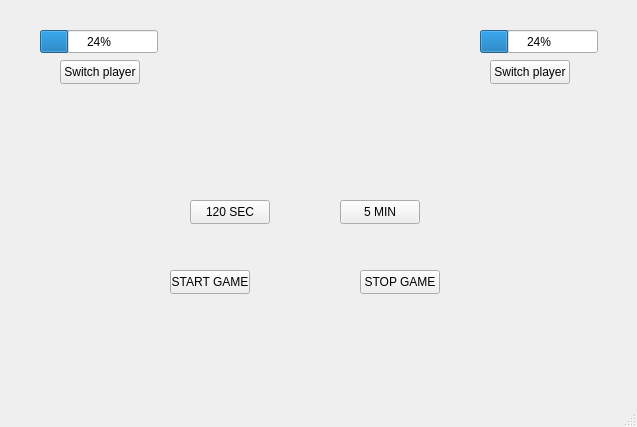
<?xml version="1.0" encoding="UTF-8"?>
<ui version="4.0">
 <class>MainWindow</class>
 <widget class="QMainWindow" name="MainWindow">
  <property name="geometry">
   <rect>
    <x>0</x>
    <y>0</y>
    <width>637</width>
    <height>427</height>
   </rect>
  </property>
  <property name="windowTitle">
   <string>MainWindow</string>
  </property>
  <widget class="QWidget" name="centralwidget">
   <widget class="QProgressBar" name="progressBar">
    <property name="geometry">
     <rect>
      <x>40</x>
      <y>30</y>
      <width>118</width>
      <height>23</height>
     </rect>
    </property>
    <property name="value">
     <number>24</number>
    </property>
   </widget>
   <widget class="QProgressBar" name="progressBar_2">
    <property name="geometry">
     <rect>
      <x>480</x>
      <y>30</y>
      <width>118</width>
      <height>23</height>
     </rect>
    </property>
    <property name="value">
     <number>24</number>
    </property>
   </widget>
   <widget class="QLabel" name="label">
    <property name="geometry">
     <rect>
      <x>50</x>
      <y>100</y>
      <width>541</width>
      <height>81</height>
     </rect>
    </property>
    <property name="font">
     <font>
      <pointsize>10</pointsize>
      <bold>true</bold>
      <kerning>true</kerning>
     </font>
    </property>
    <property name="text">
     <string/>
    </property>
   </widget>
   <widget class="QPushButton" name="switchPlayerButton">
    <property name="geometry">
     <rect>
      <x>60</x>
      <y>60</y>
      <width>80</width>
      <height>24</height>
     </rect>
    </property>
    <property name="text">
     <string>Switch player</string>
    </property>
   </widget>
   <widget class="QPushButton" name="switchPlayerButton2">
    <property name="geometry">
     <rect>
      <x>490</x>
      <y>60</y>
      <width>80</width>
      <height>24</height>
     </rect>
    </property>
    <property name="text">
     <string>Switch player</string>
    </property>
   </widget>
   <widget class="QPushButton" name="gameMode1">
    <property name="geometry">
     <rect>
      <x>190</x>
      <y>200</y>
      <width>80</width>
      <height>24</height>
     </rect>
    </property>
    <property name="text">
     <string>120 SEC</string>
    </property>
   </widget>
   <widget class="QPushButton" name="gameMode2">
    <property name="geometry">
     <rect>
      <x>340</x>
      <y>200</y>
      <width>80</width>
      <height>24</height>
     </rect>
    </property>
    <property name="text">
     <string>5 MIN</string>
    </property>
   </widget>
   <widget class="QPushButton" name="startGameButton">
    <property name="geometry">
     <rect>
      <x>170</x>
      <y>270</y>
      <width>80</width>
      <height>24</height>
     </rect>
    </property>
    <property name="text">
     <string>START GAME</string>
    </property>
   </widget>
   <widget class="QPushButton" name="stopGameButton">
    <property name="geometry">
     <rect>
      <x>360</x>
      <y>270</y>
      <width>80</width>
      <height>24</height>
     </rect>
    </property>
    <property name="text">
     <string>STOP GAME</string>
    </property>
   </widget>
  </widget>
  <widget class="QMenuBar" name="menubar">
   <property name="geometry">
    <rect>
     <x>0</x>
     <y>0</y>
     <width>637</width>
     <height>21</height>
    </rect>
   </property>
  </widget>
  <widget class="QStatusBar" name="statusbar"/>
 </widget>
 <resources/>
 <connections/>
</ui>
